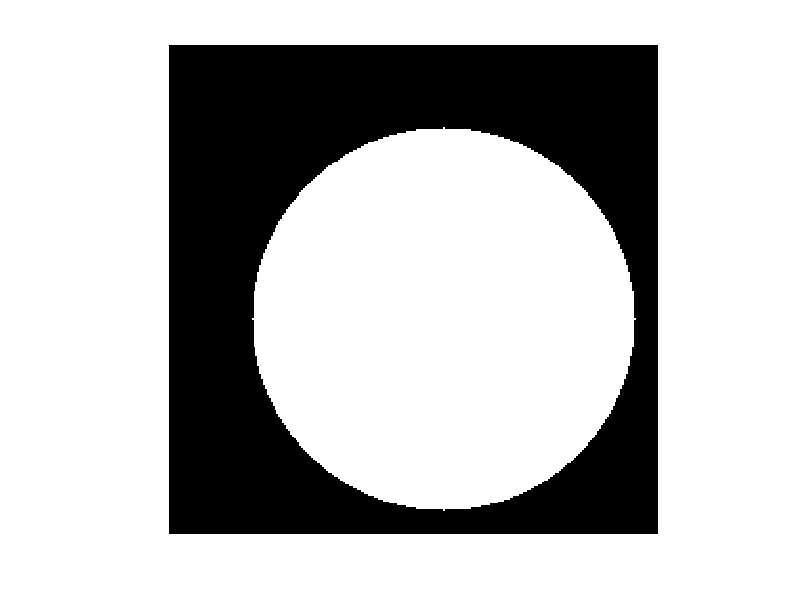
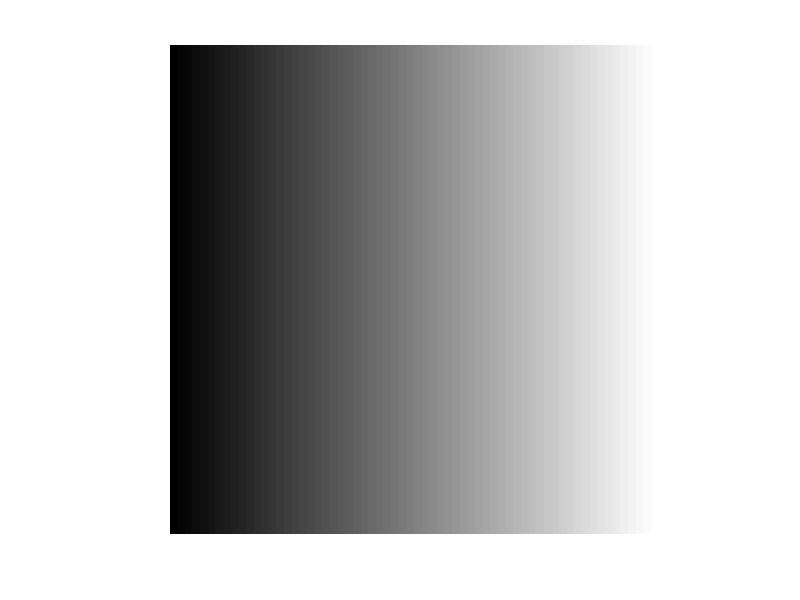
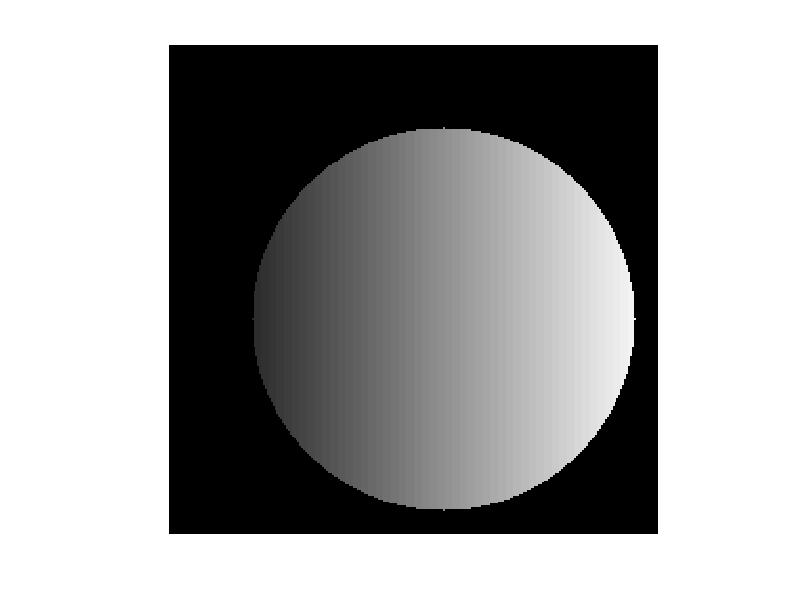

MATLAB code for these plots, in order:
clear all;close all;clc

w=256;
h=256;
I1=zeros(h,w);
x=144;
y=144;
r=100;

for i=1:256
    for j=1:256
        if((x-i)^2+(y-j)^2 <= r^2)
            I(i,j)=255;
        else
            I(i,j)=0;
        end
    end
end
figure,imshow(uint8(I))
w=256;
h=256;
I1=zeros(h,w);
for i=1:256
    for j=1:256
        A(i,j)=j-1;
    end
end
figure,imshow(uint8(A))

I2=A .*I/255;
figure,imshow(uint8(I2))
    